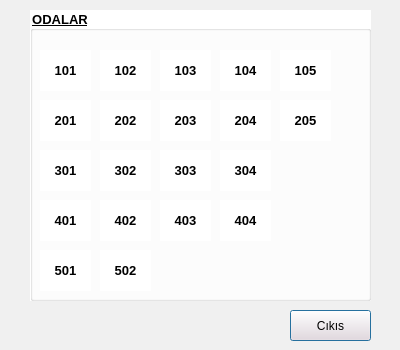
<?xml version="1.0" encoding="UTF-8"?>
<ui version="4.0">
 <class>BosOdalarDialog</class>
 <widget class="QDialog" name="BosOdalarDialog">
  <property name="geometry">
   <rect>
    <x>0</x>
    <y>0</y>
    <width>400</width>
    <height>350</height>
   </rect>
  </property>
  <property name="windowTitle">
   <string>Dialog</string>
  </property>
  <property name="styleSheet">
   <string notr="true">background-color: rgb(240, 240, 240);</string>
  </property>
  <widget class="QGroupBox" name="groupBox">
   <property name="geometry">
    <rect>
     <x>30</x>
     <y>10</y>
     <width>341</width>
     <height>291</height>
    </rect>
   </property>
   <property name="font">
    <font>
     <pointsize>10</pointsize>
     <weight>75</weight>
     <bold>true</bold>
     <underline>true</underline>
    </font>
   </property>
   <property name="styleSheet">
    <string notr="true">background-color: rgb(255, 255, 255);</string>
   </property>
   <property name="title">
    <string>ODALAR</string>
   </property>
   <widget class="QLabel" name="lbl101">
    <property name="geometry">
     <rect>
      <x>10</x>
      <y>40</y>
      <width>51</width>
      <height>41</height>
     </rect>
    </property>
    <property name="font">
     <font>
      <pointsize>10</pointsize>
      <weight>75</weight>
      <italic>false</italic>
      <bold>true</bold>
      <underline>false</underline>
      <strikeout>false</strikeout>
      <kerning>true</kerning>
     </font>
    </property>
    <property name="layoutDirection">
     <enum>Qt::LeftToRight</enum>
    </property>
    <property name="text">
     <string>101</string>
    </property>
    <property name="textFormat">
     <enum>Qt::AutoText</enum>
    </property>
    <property name="alignment">
     <set>Qt::AlignCenter</set>
    </property>
   </widget>
   <widget class="QLabel" name="lbl102">
    <property name="geometry">
     <rect>
      <x>70</x>
      <y>40</y>
      <width>51</width>
      <height>41</height>
     </rect>
    </property>
    <property name="font">
     <font>
      <pointsize>10</pointsize>
      <weight>75</weight>
      <italic>false</italic>
      <bold>true</bold>
      <underline>false</underline>
      <strikeout>false</strikeout>
      <kerning>true</kerning>
     </font>
    </property>
    <property name="layoutDirection">
     <enum>Qt::LeftToRight</enum>
    </property>
    <property name="text">
     <string>102</string>
    </property>
    <property name="textFormat">
     <enum>Qt::AutoText</enum>
    </property>
    <property name="alignment">
     <set>Qt::AlignCenter</set>
    </property>
   </widget>
   <widget class="QLabel" name="lbl103">
    <property name="geometry">
     <rect>
      <x>130</x>
      <y>40</y>
      <width>51</width>
      <height>41</height>
     </rect>
    </property>
    <property name="font">
     <font>
      <pointsize>10</pointsize>
      <weight>75</weight>
      <italic>false</italic>
      <bold>true</bold>
      <underline>false</underline>
      <strikeout>false</strikeout>
      <kerning>true</kerning>
     </font>
    </property>
    <property name="layoutDirection">
     <enum>Qt::LeftToRight</enum>
    </property>
    <property name="text">
     <string>103</string>
    </property>
    <property name="textFormat">
     <enum>Qt::AutoText</enum>
    </property>
    <property name="alignment">
     <set>Qt::AlignCenter</set>
    </property>
   </widget>
   <widget class="QLabel" name="lbl104">
    <property name="geometry">
     <rect>
      <x>190</x>
      <y>40</y>
      <width>51</width>
      <height>41</height>
     </rect>
    </property>
    <property name="font">
     <font>
      <pointsize>10</pointsize>
      <weight>75</weight>
      <italic>false</italic>
      <bold>true</bold>
      <underline>false</underline>
      <strikeout>false</strikeout>
      <kerning>true</kerning>
     </font>
    </property>
    <property name="layoutDirection">
     <enum>Qt::LeftToRight</enum>
    </property>
    <property name="text">
     <string>104</string>
    </property>
    <property name="textFormat">
     <enum>Qt::AutoText</enum>
    </property>
    <property name="alignment">
     <set>Qt::AlignCenter</set>
    </property>
   </widget>
   <widget class="QLabel" name="lbl105">
    <property name="geometry">
     <rect>
      <x>250</x>
      <y>40</y>
      <width>51</width>
      <height>41</height>
     </rect>
    </property>
    <property name="font">
     <font>
      <pointsize>10</pointsize>
      <weight>75</weight>
      <italic>false</italic>
      <bold>true</bold>
      <underline>false</underline>
      <strikeout>false</strikeout>
      <kerning>true</kerning>
     </font>
    </property>
    <property name="layoutDirection">
     <enum>Qt::LeftToRight</enum>
    </property>
    <property name="text">
     <string>105</string>
    </property>
    <property name="textFormat">
     <enum>Qt::AutoText</enum>
    </property>
    <property name="alignment">
     <set>Qt::AlignCenter</set>
    </property>
   </widget>
   <widget class="QLabel" name="lbl201">
    <property name="geometry">
     <rect>
      <x>10</x>
      <y>90</y>
      <width>51</width>
      <height>41</height>
     </rect>
    </property>
    <property name="font">
     <font>
      <pointsize>10</pointsize>
      <weight>75</weight>
      <italic>false</italic>
      <bold>true</bold>
      <underline>false</underline>
      <strikeout>false</strikeout>
      <kerning>true</kerning>
     </font>
    </property>
    <property name="layoutDirection">
     <enum>Qt::LeftToRight</enum>
    </property>
    <property name="text">
     <string>201</string>
    </property>
    <property name="textFormat">
     <enum>Qt::AutoText</enum>
    </property>
    <property name="alignment">
     <set>Qt::AlignCenter</set>
    </property>
   </widget>
   <widget class="QLabel" name="lbl202">
    <property name="geometry">
     <rect>
      <x>70</x>
      <y>90</y>
      <width>51</width>
      <height>41</height>
     </rect>
    </property>
    <property name="font">
     <font>
      <pointsize>10</pointsize>
      <weight>75</weight>
      <italic>false</italic>
      <bold>true</bold>
      <underline>false</underline>
      <strikeout>false</strikeout>
      <kerning>true</kerning>
     </font>
    </property>
    <property name="layoutDirection">
     <enum>Qt::LeftToRight</enum>
    </property>
    <property name="text">
     <string>202</string>
    </property>
    <property name="textFormat">
     <enum>Qt::AutoText</enum>
    </property>
    <property name="alignment">
     <set>Qt::AlignCenter</set>
    </property>
   </widget>
   <widget class="QLabel" name="lbl203">
    <property name="geometry">
     <rect>
      <x>130</x>
      <y>90</y>
      <width>51</width>
      <height>41</height>
     </rect>
    </property>
    <property name="font">
     <font>
      <pointsize>10</pointsize>
      <weight>75</weight>
      <italic>false</italic>
      <bold>true</bold>
      <underline>false</underline>
      <strikeout>false</strikeout>
      <kerning>true</kerning>
     </font>
    </property>
    <property name="layoutDirection">
     <enum>Qt::LeftToRight</enum>
    </property>
    <property name="text">
     <string>203</string>
    </property>
    <property name="textFormat">
     <enum>Qt::AutoText</enum>
    </property>
    <property name="alignment">
     <set>Qt::AlignCenter</set>
    </property>
   </widget>
   <widget class="QLabel" name="lbl204">
    <property name="geometry">
     <rect>
      <x>190</x>
      <y>90</y>
      <width>51</width>
      <height>41</height>
     </rect>
    </property>
    <property name="font">
     <font>
      <pointsize>10</pointsize>
      <weight>75</weight>
      <italic>false</italic>
      <bold>true</bold>
      <underline>false</underline>
      <strikeout>false</strikeout>
      <kerning>true</kerning>
     </font>
    </property>
    <property name="layoutDirection">
     <enum>Qt::LeftToRight</enum>
    </property>
    <property name="text">
     <string>204</string>
    </property>
    <property name="textFormat">
     <enum>Qt::AutoText</enum>
    </property>
    <property name="alignment">
     <set>Qt::AlignCenter</set>
    </property>
   </widget>
   <widget class="QLabel" name="lbl205">
    <property name="geometry">
     <rect>
      <x>250</x>
      <y>90</y>
      <width>51</width>
      <height>41</height>
     </rect>
    </property>
    <property name="font">
     <font>
      <pointsize>10</pointsize>
      <weight>75</weight>
      <italic>false</italic>
      <bold>true</bold>
      <underline>false</underline>
      <strikeout>false</strikeout>
      <kerning>true</kerning>
     </font>
    </property>
    <property name="layoutDirection">
     <enum>Qt::LeftToRight</enum>
    </property>
    <property name="text">
     <string>205</string>
    </property>
    <property name="textFormat">
     <enum>Qt::AutoText</enum>
    </property>
    <property name="alignment">
     <set>Qt::AlignCenter</set>
    </property>
   </widget>
   <widget class="QLabel" name="lbl301">
    <property name="geometry">
     <rect>
      <x>10</x>
      <y>140</y>
      <width>51</width>
      <height>41</height>
     </rect>
    </property>
    <property name="font">
     <font>
      <pointsize>10</pointsize>
      <weight>75</weight>
      <italic>false</italic>
      <bold>true</bold>
      <underline>false</underline>
      <strikeout>false</strikeout>
      <kerning>true</kerning>
     </font>
    </property>
    <property name="layoutDirection">
     <enum>Qt::LeftToRight</enum>
    </property>
    <property name="text">
     <string>301</string>
    </property>
    <property name="textFormat">
     <enum>Qt::AutoText</enum>
    </property>
    <property name="alignment">
     <set>Qt::AlignCenter</set>
    </property>
   </widget>
   <widget class="QLabel" name="lbl302">
    <property name="geometry">
     <rect>
      <x>70</x>
      <y>140</y>
      <width>51</width>
      <height>41</height>
     </rect>
    </property>
    <property name="font">
     <font>
      <pointsize>10</pointsize>
      <weight>75</weight>
      <italic>false</italic>
      <bold>true</bold>
      <underline>false</underline>
      <strikeout>false</strikeout>
      <kerning>true</kerning>
     </font>
    </property>
    <property name="layoutDirection">
     <enum>Qt::LeftToRight</enum>
    </property>
    <property name="text">
     <string>302</string>
    </property>
    <property name="textFormat">
     <enum>Qt::AutoText</enum>
    </property>
    <property name="alignment">
     <set>Qt::AlignCenter</set>
    </property>
   </widget>
   <widget class="QLabel" name="lbl303">
    <property name="geometry">
     <rect>
      <x>130</x>
      <y>140</y>
      <width>51</width>
      <height>41</height>
     </rect>
    </property>
    <property name="font">
     <font>
      <pointsize>10</pointsize>
      <weight>75</weight>
      <italic>false</italic>
      <bold>true</bold>
      <underline>false</underline>
      <strikeout>false</strikeout>
      <kerning>true</kerning>
     </font>
    </property>
    <property name="layoutDirection">
     <enum>Qt::LeftToRight</enum>
    </property>
    <property name="text">
     <string>303</string>
    </property>
    <property name="textFormat">
     <enum>Qt::AutoText</enum>
    </property>
    <property name="alignment">
     <set>Qt::AlignCenter</set>
    </property>
   </widget>
   <widget class="QLabel" name="lbl304">
    <property name="geometry">
     <rect>
      <x>190</x>
      <y>140</y>
      <width>51</width>
      <height>41</height>
     </rect>
    </property>
    <property name="font">
     <font>
      <pointsize>10</pointsize>
      <weight>75</weight>
      <italic>false</italic>
      <bold>true</bold>
      <underline>false</underline>
      <strikeout>false</strikeout>
      <kerning>true</kerning>
     </font>
    </property>
    <property name="layoutDirection">
     <enum>Qt::LeftToRight</enum>
    </property>
    <property name="text">
     <string>304</string>
    </property>
    <property name="textFormat">
     <enum>Qt::AutoText</enum>
    </property>
    <property name="alignment">
     <set>Qt::AlignCenter</set>
    </property>
   </widget>
   <widget class="QLabel" name="lbl401">
    <property name="geometry">
     <rect>
      <x>10</x>
      <y>190</y>
      <width>51</width>
      <height>41</height>
     </rect>
    </property>
    <property name="font">
     <font>
      <pointsize>10</pointsize>
      <weight>75</weight>
      <italic>false</italic>
      <bold>true</bold>
      <underline>false</underline>
      <strikeout>false</strikeout>
      <kerning>true</kerning>
     </font>
    </property>
    <property name="layoutDirection">
     <enum>Qt::LeftToRight</enum>
    </property>
    <property name="text">
     <string>401</string>
    </property>
    <property name="textFormat">
     <enum>Qt::AutoText</enum>
    </property>
    <property name="alignment">
     <set>Qt::AlignCenter</set>
    </property>
   </widget>
   <widget class="QLabel" name="lbl402">
    <property name="geometry">
     <rect>
      <x>70</x>
      <y>190</y>
      <width>51</width>
      <height>41</height>
     </rect>
    </property>
    <property name="font">
     <font>
      <pointsize>10</pointsize>
      <weight>75</weight>
      <italic>false</italic>
      <bold>true</bold>
      <underline>false</underline>
      <strikeout>false</strikeout>
      <kerning>true</kerning>
     </font>
    </property>
    <property name="layoutDirection">
     <enum>Qt::LeftToRight</enum>
    </property>
    <property name="text">
     <string>402</string>
    </property>
    <property name="textFormat">
     <enum>Qt::AutoText</enum>
    </property>
    <property name="alignment">
     <set>Qt::AlignCenter</set>
    </property>
   </widget>
   <widget class="QLabel" name="lbl403">
    <property name="geometry">
     <rect>
      <x>130</x>
      <y>190</y>
      <width>51</width>
      <height>41</height>
     </rect>
    </property>
    <property name="font">
     <font>
      <pointsize>10</pointsize>
      <weight>75</weight>
      <italic>false</italic>
      <bold>true</bold>
      <underline>false</underline>
      <strikeout>false</strikeout>
      <kerning>true</kerning>
     </font>
    </property>
    <property name="layoutDirection">
     <enum>Qt::LeftToRight</enum>
    </property>
    <property name="text">
     <string>403</string>
    </property>
    <property name="textFormat">
     <enum>Qt::AutoText</enum>
    </property>
    <property name="alignment">
     <set>Qt::AlignCenter</set>
    </property>
   </widget>
   <widget class="QLabel" name="lbl404">
    <property name="geometry">
     <rect>
      <x>190</x>
      <y>190</y>
      <width>51</width>
      <height>41</height>
     </rect>
    </property>
    <property name="font">
     <font>
      <pointsize>10</pointsize>
      <weight>75</weight>
      <italic>false</italic>
      <bold>true</bold>
      <underline>false</underline>
      <strikeout>false</strikeout>
      <kerning>true</kerning>
     </font>
    </property>
    <property name="layoutDirection">
     <enum>Qt::LeftToRight</enum>
    </property>
    <property name="text">
     <string>404</string>
    </property>
    <property name="textFormat">
     <enum>Qt::AutoText</enum>
    </property>
    <property name="alignment">
     <set>Qt::AlignCenter</set>
    </property>
   </widget>
   <widget class="QLabel" name="lbl501">
    <property name="geometry">
     <rect>
      <x>10</x>
      <y>240</y>
      <width>51</width>
      <height>41</height>
     </rect>
    </property>
    <property name="font">
     <font>
      <pointsize>10</pointsize>
      <weight>75</weight>
      <italic>false</italic>
      <bold>true</bold>
      <underline>false</underline>
      <strikeout>false</strikeout>
      <kerning>true</kerning>
     </font>
    </property>
    <property name="layoutDirection">
     <enum>Qt::LeftToRight</enum>
    </property>
    <property name="text">
     <string>501</string>
    </property>
    <property name="textFormat">
     <enum>Qt::AutoText</enum>
    </property>
    <property name="alignment">
     <set>Qt::AlignCenter</set>
    </property>
   </widget>
   <widget class="QLabel" name="lbl502">
    <property name="geometry">
     <rect>
      <x>70</x>
      <y>240</y>
      <width>51</width>
      <height>41</height>
     </rect>
    </property>
    <property name="font">
     <font>
      <pointsize>10</pointsize>
      <weight>75</weight>
      <italic>false</italic>
      <bold>true</bold>
      <underline>false</underline>
      <strikeout>false</strikeout>
      <kerning>true</kerning>
     </font>
    </property>
    <property name="layoutDirection">
     <enum>Qt::LeftToRight</enum>
    </property>
    <property name="text">
     <string>502</string>
    </property>
    <property name="textFormat">
     <enum>Qt::AutoText</enum>
    </property>
    <property name="alignment">
     <set>Qt::AlignCenter</set>
    </property>
   </widget>
  </widget>
  <widget class="QPushButton" name="pushButton">
   <property name="geometry">
    <rect>
     <x>290</x>
     <y>310</y>
     <width>81</width>
     <height>31</height>
    </rect>
   </property>
   <property name="styleSheet">
    <string notr="true">background-color: rgb(246,220, 220);</string>
   </property>
   <property name="text">
    <string>Cıkıs</string>
   </property>
  </widget>
 </widget>
 <resources/>
 <connections/>
</ui>
